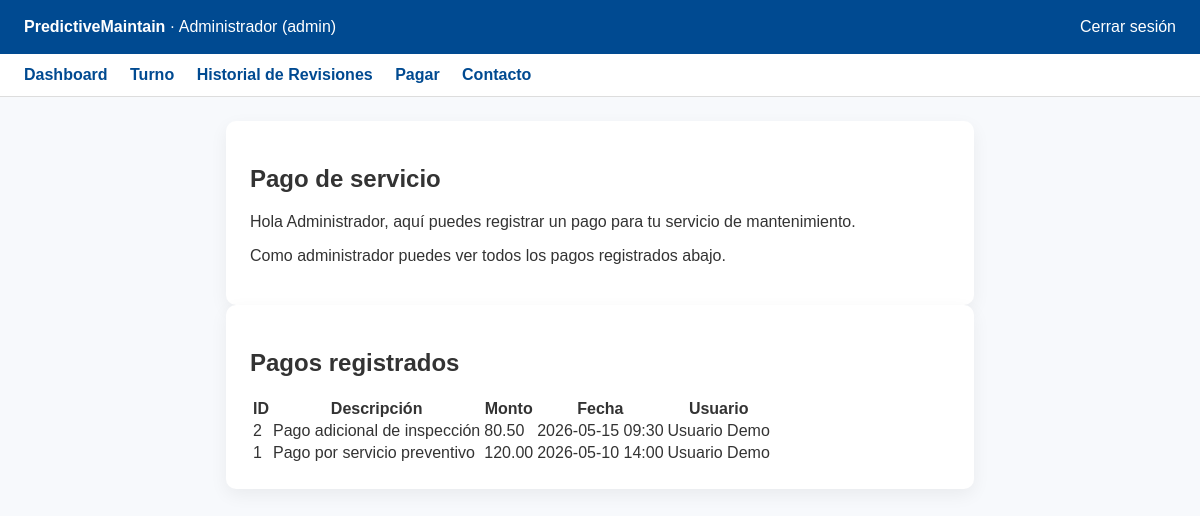
The page /frontend/vista/pagar.php (signed in) on the database its author committed.
### tables this page shows
CREATE TABLE pagos (
    id INT AUTO_INCREMENT PRIMARY KEY,
    usuario_id INT NOT NULL,
    descripcion VARCHAR(255) NOT NULL,
    monto DECIMAL(10,2) NOT NULL,
    fecha DATETIME NOT NULL DEFAULT CURRENT_TIMESTAMP,
    FOREIGN KEY (usuario_id) REFERENCES usuarios(id) ON DELETE CASCADE
);

CREATE TABLE usuarios (
    id INT AUTO_INCREMENT PRIMARY KEY,
    nombre VARCHAR(255) NOT NULL,
    email VARCHAR(255) NOT NULL UNIQUE,
    password VARCHAR(255) NOT NULL,
    rol ENUM('admin','usuario') NOT NULL DEFAULT 'usuario',
    creado_en DATETIME NOT NULL DEFAULT CURRENT_TIMESTAMP
);

### frontend/vista/auth.php (called while the page is built, shortened)
<?php
function isAdmin() {
    return isset($_SESSION['rol']) && $_SESSION['rol'] === 'admin';
}
function getCurrentUserName() {
    return $_SESSION['nombre'] ?? 'Invitado';
}
function getCurrentUserRole() {
    return $_SESSION['rol'] ?? 'usuario';
}
?>

### backend/modelo/PagoModelo.php (called while the page is built, shortened)
<?php
class PagoModelo {
    private $conn;
    public function __construct() {
        $host = 'localhost';
        $user = 'root';
        $pass = '';
        $db = 'predictive_maintain';
        $this->conn = new mysqli($host, $user, $pass, $db);
    }
    public function listar($usuarioId = null) {
        if ($usuarioId === null) {
            $sql = 'SELECT p.id, p.descripcion, p.monto, p.fecha, p.usuario_id, u.nombre AS usuario_nombre FROM pagos p JOIN usuarios u ON p.usuario_id = u.id ORDER BY p.fecha DESC';
            $stmt = $this->conn->prepare($sql);
        } else {
            $sql = 'SELECT p.id, p.descripcion, p.monto, p.fecha, p.usuario_id, u.nombre AS usuario_nombre FROM pagos p JOIN usuarios u ON p.usuario_id = u.id WHERE p.usuario_id = ? ORDER BY p.fecha DESC';
            $stmt = $this->conn->prepare($sql);
            $stmt->bind_param('i', $usuarioId);
        }
        $stmt->execute();
        $result = $stmt->get_result();
        $pagos = [];
        while ($row = $result->fetch_assoc()) {
            $pagos[] = $row;
        }
        return $pagos;
    }
}
?>

### frontend/vista/pagar.php (the view, shortened to what this page needs)
<?php
require_once 'auth.php';
$userId = getCurrentUserId();
$isAdmin = isAdmin();
$pagoModel = new PagoModelo();
$pagos = $pagoModel->listar($isAdmin ? null : $userId);
?>
<!DOCTYPE html>
<html lang="es">
<head>
</head>
<body>
    <div class="header">
        <div>
            <strong>PredictiveMaintain</strong>
            <span> · <?php echo htmlspecialchars(getCurrentUserName()); ?> (<?php echo htmlspecialchars(getCurrentUserRole()); ?>)</span>
        </div>
        <div><a href="logout.php">Cerrar sesión</a></div>
    </div>
    <div class="nav">
        <a href="dashboard.php">Dashboard</a>
        <a href="turno.php">Turno</a>
        <a href="historial.php">Historial de Revisiones</a>
        <a href="pagar.php">Pagar</a>
        <a href="contacto.php">Contacto</a>
    </div>
    <div class="container">
        <div class="card">
            <h2>Pago de servicio</h2>
            <p>Hola <?php echo htmlspecialchars(getCurrentUserName()); ?>, aquí puedes registrar un pago para tu servicio de mantenimiento.</p>
            <?php if (!$isAdmin): ?>
                <form method="POST" action="pagar.php">
                    <label for="descripcion">Descripción del pago</label>
                    <input type="text" id="descripcion" name="descripcion" required>
                    <label for="monto">Monto</label>
                    <input type="number" step="0.01" id="monto" name="monto" required>
                    <button type="submit">Registrar pago</button>
                </form>
            <?php else: ?>
                <p>Como administrador puedes ver todos los pagos registrados abajo.</p>
            <?php endif; ?>
        </div>
        <div class="card">
            <h2><?php echo $isAdmin ? 'Pagos registrados' : 'Mis pagos'; ?></h2>
            <table>
                <thead>
                    <tr>
                        <th>ID</th>
                        <th>Descripción</th>
                        <th>Monto</th>
                        <th>Fecha</th>
                        <th>Usuario</th>
                    </tr>
                </thead>
                <tbody>
                    <?php if (count($pagos) === 0): ?>
                        <tr><td colspan="5">No hay pagos registrados.</td></tr>
                    <?php else: ?>
                        <?php foreach ($pagos as $pago): ?>
                            <tr>
                                <td><?php echo intval($pago['id']); ?></td>
                                <td><?php echo htmlspecialchars($pago['descripcion']); ?></td>
                                <td><?php echo number_format($pago['monto'], 2); ?></td>
                                <td><?php echo htmlspecialchars(date('Y-m-d H:i', strtotime($pago['fecha']))); ?></td>
                                <td><?php echo htmlspecialchars($pago['usuario_nombre']); ?></td>
                            </tr>
                        <?php endforeach; ?>
                    <?php endif; ?>
                </tbody>
            </table>
        </div>
    </div>
</body>
</html>

### frontend/vista/pagar.php (style rules this page uses)
body { font-family: Arial, sans-serif; margin: 0; background: #f7f9fc; color: #333; }
.header { display: flex; justify-content: space-between; align-items: center; padding: 18px 24px; background: #004a91; color: #fff; }
.header a { color: #fff; text-decoration: none; }
.nav { background: #fff; border-bottom: 1px solid #ddd; padding: 12px 24px; }
.nav a { margin-right: 18px; color: #004a91; text-decoration: none; font-weight: 600; }
.container { padding: 24px; }
.card { background: #fff; border-radius: 10px; padding: 24px; box-shadow: 0 6px 18px rgba(0,0,0,0.06); max-width: 700px; margin: 0 auto; }

### rows shown on the page
pagos: id "2", descripcion "Pago adicional de inspección", monto "80.50", fecha "2026-05-15 09:30", usuario.nombre "Usuario Demo"
pagos: id "1", descripcion "Pago por servicio preventivo", monto "120.00", fecha "2026-05-10 14:00", usuario.nombre "Usuario Demo"

### other values the page prints
getCurrentUserName() "Administrador"
getCurrentUserRole() "admin"
